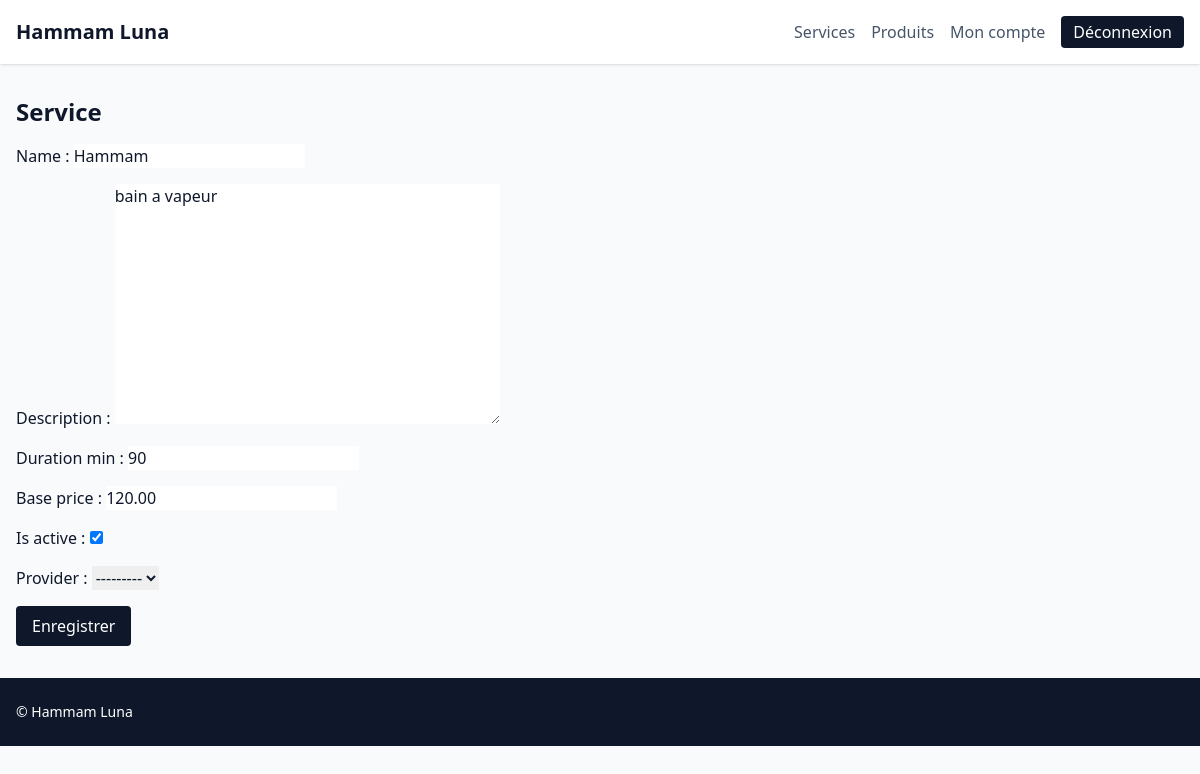
/backoffice/services/1/ (signed in), run on the app's committed database.
### apps/catalog/models.py (models this page shows, shortened)
class Service(TimeStampedModel):
    name = models.CharField(max_length=255)
    description = models.TextField(blank=True)
    duration_min = models.PositiveIntegerField()
    base_price = models.DecimalField(max_digits=8, decimal_places=2)
    is_active = models.BooleanField(default=True)
    provider = models.ForeignKey("people.Provider", null=True, blank=True, on_delete=models.SET_NULL, related_name="services")
    class Meta:
        ordering = ["name"]

### apps/people/models.py (models this page shows)
class Provider(TimeStampedModel):
    name = models.CharField(max_length=255)
    contact_email = models.EmailField()
    phone = models.CharField(max_length=30, blank=True)
    skills = models.JSONField(default=list, blank=True)
    rating = models.DecimalField(max_digits=3, decimal_places=2, default=0)
    is_active = models.BooleanField(default=True)
    def __str__(self) -> str:
        return self.name

### apps/catalog/back_views.py (the view)
# urls.py: path("<int:pk>/", back_views.ServiceUpdateView.as_view(), name="update"),
@method_decorator(login_required, name="dispatch")
@method_decorator(permission_required("catalog.change_service", raise_exception=True), name="dispatch")
class ServiceUpdateView(UpdateView):
    model = Service
    form_class = ServiceForm
    template_name = "backoffice/services/form.html"
    success_url = "/backoffice/services/"

### apps/catalog/forms.py
class ServiceForm(forms.ModelForm):
    class Meta:
        model = Service
        fields = ("name", "description", "duration_min", "base_price", "is_active", "provider")

### apps/core/context_processors.py (called while the page is built)
def settings_context(_request):
    return {
        "TWO_FACTOR_ENABLED": settings.TWO_FACTOR_ENABLED,
        "SITE_NAME": "Hammam Luna",
    }

### templates/backoffice/services/form.html (shortened to what this page needs)
{% extends "base.html" %}
{% block content %}
<h1 class="text-2xl font-semibold mb-4">Service</h1>
<form method="post" class="space-y-4">
    {{ form.as_p }}
    <button class="bg-slate-900 text-white px-4 py-2 rounded">Enregistrer</button>
</form>
{% endblock %}

### data on the page
Service: name "Hammam", description "bain a vapeur", duration_min "90", base_price "120.00", is_active "☑", provider "---------"
